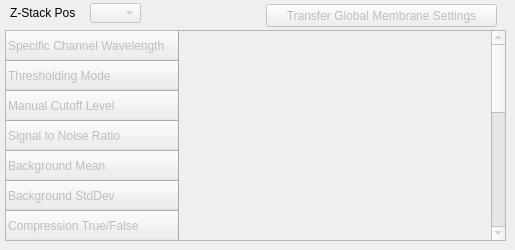
            <widget class="QWidget" name="tab_17">
             <attribute name="title">
              <string>Detailed Membrane Masking Options</string>
             </attribute>
             <widget class="QTableWidget" name="tableWidget_3">
              <property name="enabled">
               <bool>false</bool>
              </property>
              <property name="geometry">
               <rect>
                <x>5</x>
                <y>30</y>
                <width>501</width>
                <height>211</height>
               </rect>
              </property>
              <property name="minimumSize">
               <size>
                <width>501</width>
                <height>211</height>
               </size>
              </property>
              <property name="frameShape">
               <enum>QFrame::StyledPanel</enum>
              </property>
              <property name="alternatingRowColors">
               <bool>true</bool>
              </property>
              <attribute name="horizontalHeaderCascadingSectionResizes">
               <bool>false</bool>
              </attribute>
              <attribute name="horizontalHeaderMinimumSectionSize">
               <number>10</number>
              </attribute>
              <row>
               <property name="text">
                <string>Specific Channel Wavelength</string>
               </property>
              </row>
              <row>
               <property name="text">
                <string>Thresholding Mode</string>
               </property>
              </row>
              <row>
               <property name="text">
                <string>Manual Cutoff Level</string>
               </property>
              </row>
              <row>
               <property name="text">
                <string>Signal to Noise Ratio</string>
               </property>
              </row>
              <row>
               <property name="text">
                <string>Background Mean</string>
               </property>
              </row>
              <row>
               <property name="text">
                <string>Background StdDev</string>
               </property>
              </row>
              <row>
               <property name="text">
                <string>Compression True/False</string>
               </property>
              </row>
              <row>
               <property name="text">
                <string>Compression Value</string>
               </property>
              </row>
              <row>
               <property name="text">
                <string>Remove Object</string>
               </property>
              </row>
              <row>
               <property name="text">
                <string>Fill Holes</string>
               </property>
              </row>
              <row>
               <property name="text">
                <string>Dilate True/False</string>
               </property>
              </row>
              <row>
               <property name="text">
                <string>Dilation Shape</string>
               </property>
              </row>
              <row>
               <property name="text">
                <string>Dilation Shape Dimmension 1</string>
               </property>
              </row>
              <row>
               <property name="text">
                <string>Dilation Shape Dimmension 2</string>
               </property>
              </row>
              <row>
               <property name="text">
                <string>Filter Type</string>
               </property>
              </row>
              <row>
               <property name="text">
                <string>Filter Value</string>
               </property>
              </row>
             </widget>
             <widget class="QLabel" name="label_12">
              <property name="geometry">
               <rect>
                <x>10</x>
                <y>3</y>
                <width>71</width>
                <height>20</height>
               </rect>
              </property>
              <property name="minimumSize">
               <size>
                <width>0</width>
                <height>20</height>
               </size>
              </property>
              <property name="text">
               <string>Z-Stack Pos</string>
              </property>
             </widget>
             <widget class="QComboBox" name="comboBox_17">
              <property name="enabled">
               <bool>false</bool>
              </property>
              <property name="geometry">
               <rect>
                <x>90</x>
                <y>3</y>
                <width>51</width>
                <height>20</height>
               </rect>
              </property>
              <property name="minimumSize">
               <size>
                <width>0</width>
                <height>20</height>
               </size>
              </property>
              <property name="toolTip">
               <string extracomment="Choose short wavelength for GP calulation">&lt;html&gt;&lt;head/&gt;&lt;body&gt;&lt;p&gt;Selection of Z-Slice&lt;/p&gt;&lt;/body&gt;&lt;/html&gt;</string>
              </property>
             </widget>
             <widget class="QPushButton" name="pushButton_6">
              <property name="enabled">
               <bool>false</bool>
              </property>
              <property name="geometry">
               <rect>
                <x>266</x>
                <y>4</y>
                <width>231</width>
                <height>23</height>
               </rect>
              </property>
              <property name="minimumSize">
               <size>
                <width>0</width>
                <height>20</height>
               </size>
              </property>
              <property name="toolTip">
               <string>&lt;html&gt;&lt;head/&gt;&lt;body&gt;&lt;p&gt;Transferes Global Masking Settings to all Slices&lt;/p&gt;&lt;/body&gt;&lt;/html&gt;</string>
              </property>
              <property name="text">
               <string>Transfer Global Membrane Settings</string>
              </property>
             </widget>
            </widget>
